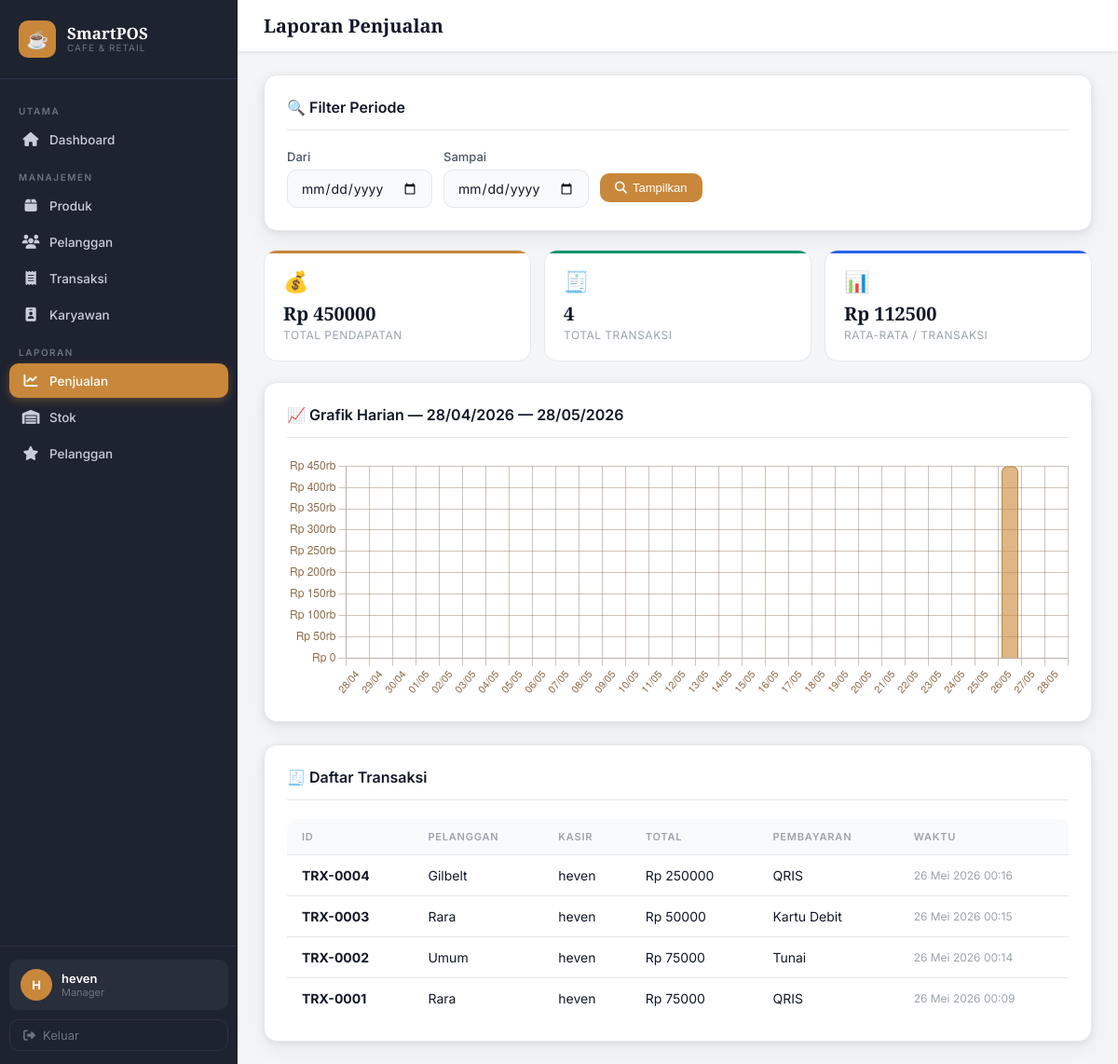
The app's page /reports/sales/ (signed in) with its own data.
### pos/models.py (models this page shows, shortened)
class BaseModel(models.Model):
    created_at = models.DateTimeField(auto_now_add=True)
    updated_at = models.DateTimeField(auto_now=True)
    class Meta:
        abstract = True  # tidak membuat tabel sendiri

class Transaction(BaseModel):
    STATUS_CHOICES = [
        ('pending',   'Menunggu'),
        ('completed', 'Selesai'),
        ('cancelled', 'Dibatalkan'),
    ]
    PAYMENT_CHOICES = [
        ('cash',     'Tunai'),
        ('debit',    'Kartu Debit'),
        ('transfer', 'Transfer Bank'),
        ('qris',     'QRIS'),
    ]
    customer       = models.ForeignKey(Customer, on_delete=models.SET_NULL, null=True, blank=True, related_name='transactions', verbose_name="Pelanggan")
    cashier        = models.ForeignKey(User, on_delete=models.SET_NULL, null=True, related_name='transactions', verbose_name="Kasir")
    total_amount   = models.DecimalField(max_digits=12, decimal_places=2, default=0, verbose_name="Total (Rp)")
    status         = models.CharField(max_length=20, choices=STATUS_CHOICES, default='completed', verbose_name="Status")
    payment_method = models.CharField(max_length=20, choices=PAYMENT_CHOICES, default='cash', verbose_name="Metode Pembayaran")
    class Meta:
        verbose_name        = "Transaksi"
        verbose_name_plural = "Transaksi"
        ordering            = ['-created_at']
    def __init__(self, *args, **kwargs):
        super().__init__(*args, **kwargs)
        self.__catatan = ""

class Customer(BaseModel):
    name           = models.CharField(max_length=100, verbose_name="Nama Pelanggan")
    email          = models.EmailField(unique=True, verbose_name="Email")
    phone          = models.CharField(max_length=15, verbose_name="No. Telepon")
    loyalty_points = models.IntegerField(default=0, validators=[MinValueValidator(0)], verbose_name="Poin Loyalitas")
    address        = models.TextField(blank=True, null=True, verbose_name="Alamat")
    class Meta:
        verbose_name        = "Pelanggan"
        verbose_name_plural = "Pelanggan"
        ordering            = ['name']
    def __init__(self, *args, **kwargs):
        super().__init__(*args, **kwargs)
        self.__poin_pending = 0  # ENCAPSULATION: poin belum dikonfirmasi, disembunyikan

### pos/views.py (the view)
# urls.py: path('reports/sales/', views.SalesReportView.as_view(), name='report_sales'),
class SalesReportView(ReportView):
    def dispatch(self, request, *args, **kwargs):
        if request.user.is_authenticated and not request.user.is_superuser:
            if not RoleHelper.is_full_access(request.user):
                messages.error(request, 'Akses ditolak. Laporan hanya untuk Manager dan Supervisor.')
                return redirect('dashboard')
        return super().dispatch(request, *args, **kwargs)
    def get(self, request):
        start, end = self.get_date_range(request)
        generator = SalesReportGenerator(start, end)
        report_data = generator.generate()
        return render(request, 'pos/reports/sales.html', {
            'report': report_data,
            'page_title': 'Laporan Penjualan',
            'date_from': start or (timezone.now() - timedelta(days=30)).date(),
            'date_to': end or timezone.now().date(),
        })

### pos/context_processors.py (called while the page is built, shortened)
def user_role(request):
    if not request.user.is_authenticated:
        return {}
    if request.user.is_superuser:
        return {
            'user_position':         'manager',
            'user_position_display': 'Manager',
            'is_full_access':        True,
            'can_manage_products':   True,
            'can_manage_employees':  True,
            'can_view_transactions': True,
            'can_create_transaction':True,
            'can_view_customers':    True,
            'can_view_reports':      True,
            'can_view_stock_report': True,
        }

### pos/utils.py (called while the page is built)
    def get_start(self):
        return self.__start

    def get_end(self):
        return self.__end

    def get_periode(self):
        return f"{self.__start.strftime('%d/%m/%Y')} — {self.__end.strftime('%d/%m/%Y')}"

### pos/views.py (called while the page is built)
    def get_date_range(self, request):
        date_from = request.GET.get('date_from', '')
        date_to = request.GET.get('date_to', '')
        try:
            start = datetime.strptime(date_from, '%Y-%m-%d').date() if date_from else None
            end = datetime.strptime(date_to, '%Y-%m-%d').date() if date_to else None
        except ValueError:
            start = end = None
        return start, end

### templates/pos/reports/sales.html (shortened to what this page needs)
{% extends 'pos/base.html' %}
{% block page_title %}Laporan Penjualan{% endblock %}
{% block content %}
<div class="card" style="margin-bottom:20px;">
  <div class="card-header"><span class="card-title">🔍 Filter Periode</span></div>
  <form method="GET" style="display:flex;gap:12px;align-items:center;flex-wrap:wrap;">
    <div class="form-group" style="margin:0;">
      <label class="form-label">Dari</label>
      <input type="date" name="date_from" class="form-control" value="{{ date_from }}">
    </div>
    <div class="form-group" style="margin:0;">
      <label class="form-label">Sampai</label>
      <input type="date" name="date_to" class="form-control" value="{{ date_to }}">
    </div>
    <div style="margin-top:20px;"><button type="submit" class="btn btn-primary"><i class="fas fa-search"></i> Tampilkan</button></div>
  </form>
</div>
<div class="report-summary">
  <div class="stat-card coffee">
    <div class="stat-icon">💰</div>
    <div class="stat-value" style="font-size:20px;">Rp {{ report.total_revenue|floatformat:0 }}</div>
    <div class="stat-label">Total Pendapatan</div>
  </div>
  <div class="stat-card green">
    <div class="stat-icon">🧾</div>
    <div class="stat-value" style="font-size:20px;">{{ report.total_transactions }}</div>
    <div class="stat-label">Total Transaksi</div>
  </div>
  <div class="stat-card blue">
    <div class="stat-icon">📊</div>
    <div class="stat-value" style="font-size:20px;">Rp {{ report.avg_transaction|floatformat:0 }}</div>
    <div class="stat-label">Rata-rata / Transaksi</div>
  </div>
</div>
<div class="card" style="margin-bottom:24px;">
  <div class="card-header"><span class="card-title">📈 Grafik Harian — {{ report.date_range }}</span></div>
  <div class="chart-container"><canvas id="reportChart"></canvas></div>
</div>
<div class="card">
  <div class="card-header"><span class="card-title">🧾 Daftar Transaksi</span></div>
  <div class="table-wrapper">
    <table>
      <thead><tr><th>ID</th><th>Pelanggan</th><th>Kasir</th><th>Total</th><th>Pembayaran</th><th>Waktu</th></tr></thead>
      <tbody>
        {% for t in report.transactions %}
        <tr>
          <td style="color:var(--caramel);font-weight:700;">TRX-{{ t.id|stringformat:"04d" }}</td>
          <td>{{ t.customer.name|default:"Umum" }}</td>
          <td>{{ t.cashier.get_full_name|default:t.cashier.username }}</td>
          <td style="color:var(--caramel);">Rp {{ t.total_amount|floatformat:0 }}</td>
          <td>{{ t.get_payment_method_display }}</td>
          <td style="color:var(--text-muted);font-size:12px;">{{ t.created_at|date:"d M Y H:i" }}</td>
        </tr>
        {% empty %}
        <tr><td colspan="6" style="text-align:center;padding:30px;color:var(--text-muted);">Tidak ada transaksi dalam periode ini.</td></tr>
        {% endfor %}
      </tbody>
    </table>
  </div>
</div>
{% endblock %}
{% block extra_js %}
<script>
const dailyData = {{ report.daily_data|safe }};
const ctx = document.getElementById('reportChart').getContext('2d');
new Chart(ctx, {
  type: 'bar',
  data: {
    labels: dailyData.map(d => d.date),
    datasets: [{
      label: 'Pendapatan (Rp)',
      data: dailyData.map(d => d.total),
      backgroundColor: 'rgba(200,135,58,0.6)',
      borderColor: '#c8873a',
      borderWidth: 1.5,
      borderRadius: 6,
    }]
  },
  options: {
    responsive: true, maintainAspectRatio: false,
    plugins: { legend: { display: false } },
    scales: {
      x: { grid: { color: 'rgba(92,56,32,0.3)' }, ticks: { color: '#8c6a47', font: { size: 11 } } },
      y: { grid: { color: 'rgba(92,56,32,0.3)' }, ticks: { color: '#8c6a47',
        callback: v => 'Rp ' + (v >= 1000000 ? (v/1000000).toFixed(1)+'jt' : v >= 1000 ? (v/1000).toFixed(0)+'rb' : v)
      }}
    }
  }
});
</script>
{% endblock %}

### templates/pos/base.html (shortened to what this page needs)
<!DOCTYPE html>
<html lang="id">
<head>
  {% load static %}
  <link rel="stylesheet" href="{% static 'css/style.css' %}">
  <link rel="stylesheet" href="https://cdnjs.cloudflare.com/ajax/libs/font-awesome/6.5.0/css/all.min.css">
</head>
<body>
<div class="app-wrapper">
  <aside class="sidebar">
    <div class="sidebar-brand">
      <div class="brand-icon">☕</div>
      <div>
        <div class="brand-name">SmartPOS</div>
        <div class="brand-sub">Cafe & Retail</div>
      </div>
    </div>
    <nav class="sidebar-nav">
      <div class="nav-section-label">Utama</div>
      <a href="{% url 'dashboard' %}" class="nav-item {% if request.resolver_match.url_name == 'dashboard' %}active{% endif %}">
        <span class="nav-icon"><i class="fas fa-house"></i></span> Dashboard
      </a>
      <div class="nav-section-label">Manajemen</div>
      <a href="{% url 'product_list' %}" class="nav-item {% if 'product' in request.resolver_match.url_name %}active{% endif %}">
        <span class="nav-icon"><i class="fas fa-box"></i></span> Produk
      </a>
      {% if can_view_customers %}
      <a href="{% url 'customer_list' %}" class="nav-item {% if 'customer' in request.resolver_match.url_name and request.resolver_match.url_name != 'report_customers' %}active{% endif %}">
        <span class="nav-icon"><i class="fas fa-users"></i></span> Pelanggan
      </a>
      {% endif %}
      {% if can_view_transactions %}
      <a href="{% url 'transaction_list' %}" class="nav-item {% if 'transaction' in request.resolver_match.url_name %}active{% endif %}">
        <span class="nav-icon"><i class="fas fa-receipt"></i></span> Transaksi
      </a>
      {% endif %}
      {% if can_manage_employees %}
      <a href="{% url 'employee_list' %}" class="nav-item {% if 'employee' in request.resolver_match.url_name %}active{% endif %}">
        <span class="nav-icon"><i class="fas fa-id-badge"></i></span> Karyawan
      </a>
      {% endif %}
      {% if is_full_access or can_view_stock_report %}
      <div class="nav-section-label">Laporan</div>
      {% if is_full_access %}
      <a href="{% url 'report_sales' %}" class="nav-item {% if request.resolver_match.url_name == 'report_sales' %}active{% endif %}">
        <span class="nav-icon"><i class="fas fa-chart-line"></i></span> Penjualan
      </a>
      {% endif %}
      {% if can_view_stock_report %}
      <a href="{% url 'report_stock' %}" class="nav-item {% if request.resolver_match.url_name == 'report_stock' %}active{% endif %}">
        <span class="nav-icon"><i class="fas fa-warehouse"></i></span> Stok
      </a>
      {% endif %}
      {% if is_full_access %}
      <a href="{% url 'report_customers' %}" class="nav-item {% if request.resolver_match.url_name == 'report_customers' %}active{% endif %}">
        <span class="nav-icon"><i class="fas fa-star"></i></span> Pelanggan
      </a>
      {% endif %}
      {% endif %}
    </nav>
    <div class="sidebar-footer">
      <div class="user-card">
        <div class="user-avatar">{{ request.user.username|slice:":1"|upper }}</div>
        <div>
          <div class="user-name">{{ request.user.get_full_name|default:request.user.username }}</div>
          <div class="user-role">{{ user_position_display|default:"Kasir" }}</div>
        </div>
      </div>
      <a href="{% url 'logout' %}" class="btn-logout">
        <i class="fas fa-sign-out-alt"></i> Keluar
      </a>
    </div>
  </aside>
  <main class="main-content">
    <div class="topbar">
      <h1 class="page-title">{% block page_title %}Dashboard{% endblock %}</h1>
    </div>
    <div class="page-body">
      {% block content %}{% endblock %}
    </div>
  </main>
</div>
{% load static %}
{% block extra_js %}{% endblock %}
</body>
</html>

### records on screen
Transaction: id "0004", customer.name "Gilbelt", cashier.get_full_name "heven", total_amount "250000", payment_method "QRIS", created_at "26 Mei 2026 00:16"
Transaction: id "0003", customer.name "Rara", cashier.get_full_name "heven", total_amount "50000", payment_method "Kartu Debit", created_at "26 Mei 2026 00:15"
Transaction: id "0002", customer.name "Umum", cashier.get_full_name "heven", total_amount "75000", payment_method "Tunai", created_at "26 Mei 2026 00:14"
Transaction: id "0001", customer.name "Rara", cashier.get_full_name "heven", total_amount "75000", payment_method "QRIS", created_at "26 Mei 2026 00:09"

### other values on screen
{{ request.user.username|slice:":1"|upper }} "H"
{{ request.user.get_full_name|default:request.user.username }} "heven"
{{ user_position_display|default:"Kasir" }} "Manager"
{{ report.total_revenue|floatformat:0 }} "450000"
{{ report.total_transactions }} "4"
{{ report.avg_transaction|floatformat:0 }} "112500"
{{ report.date_range }} "28/04/2026 — 28/05/2026"
